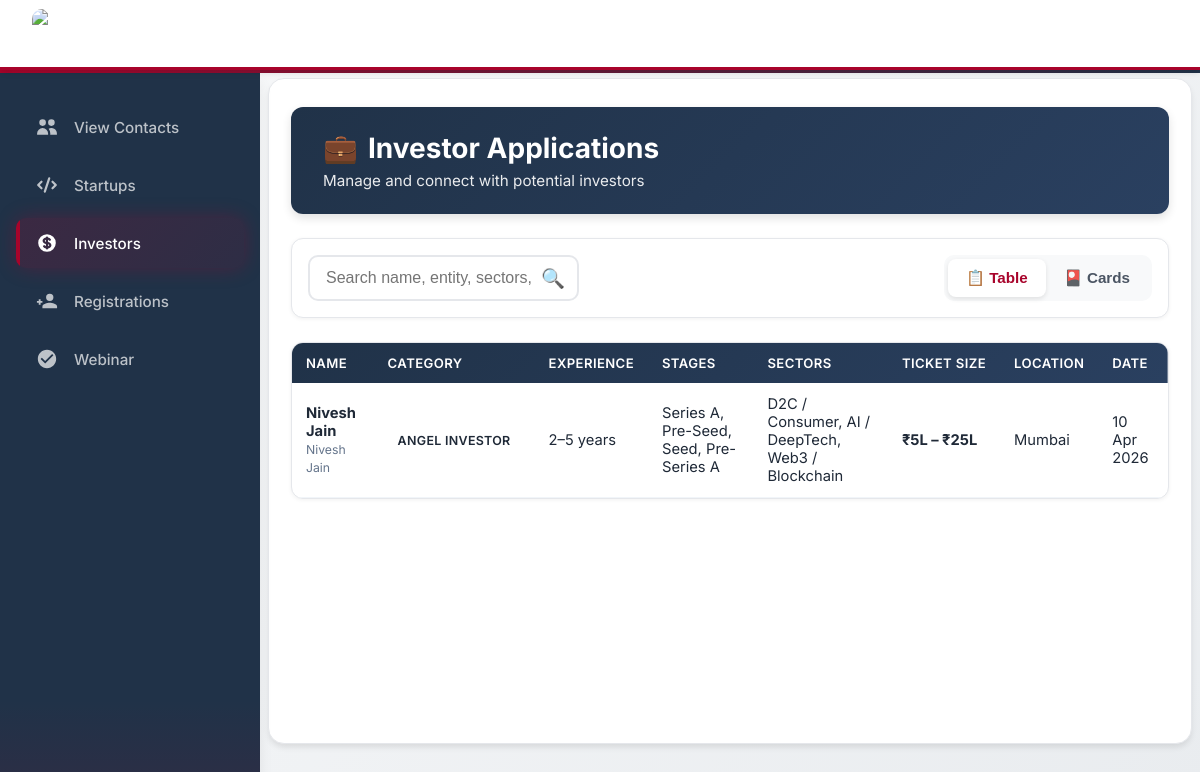
Page /investor_list on the earlier database version.
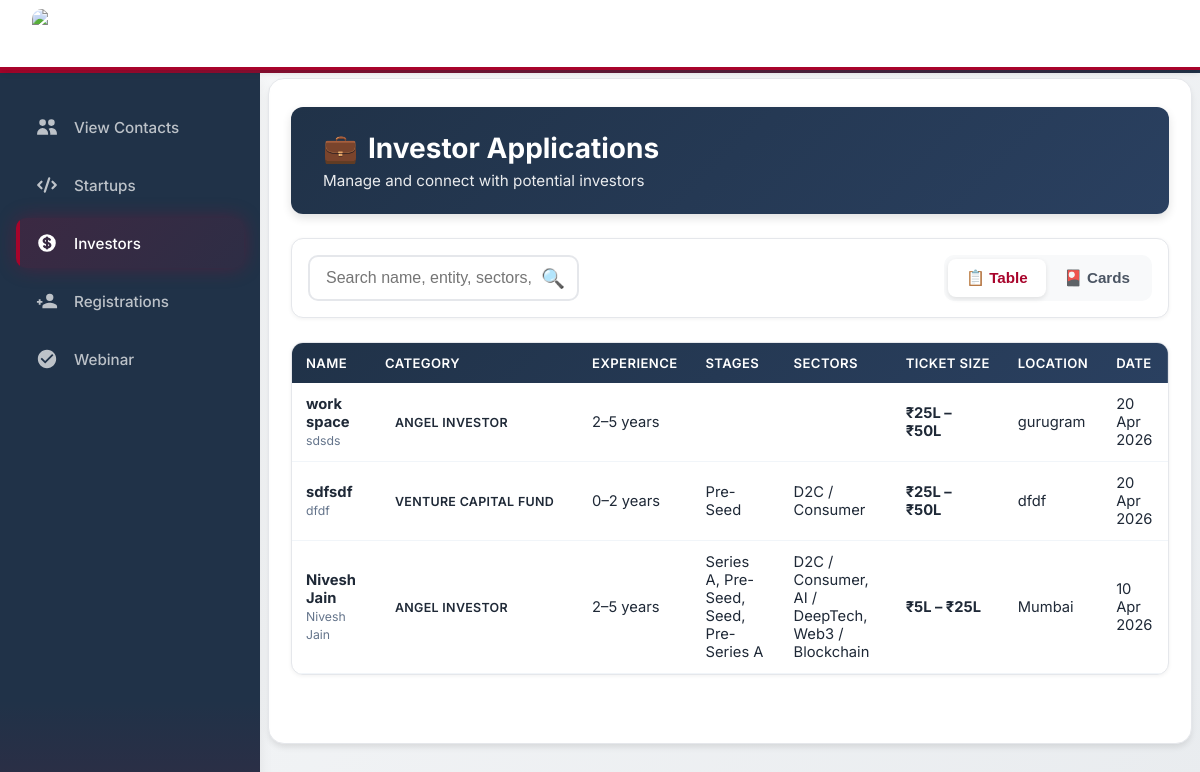
Same page on the later database version.
### AurexApp/models.py (models this page shows, shortened)
class InvestorApplication(models.Model):
    full_name = models.CharField(max_length=255)
    category = models.CharField(max_length=100)
    entity = models.CharField(max_length=255, blank=True)
    designation = models.CharField(max_length=255, blank=True)
    experience = models.CharField(max_length=50)
    email = models.EmailField()
    phone = models.CharField(max_length=20)
    linkedin = models.CharField(max_length=255, blank=True)
    city = models.CharField(max_length=100, blank=True)
    stages = models.JSONField(default=list)
    sectors = models.JSONField(default=list)
    geography = models.CharField(max_length=50)
    ticket = models.CharField(max_length=50)
    style = models.CharField(max_length=50)
    frequency = models.CharField(max_length=50)
    deployment = models.CharField(max_length=50)
    previous = models.CharField(max_length=10)
    count = models.CharField(max_length=50, blank=True)
    portfolio = models.TextField(blank=True)
    engagement = models.JSONField(default=list)
    involvement = models.CharField(max_length=50)
    motivation = models.JSONField(default=list)
    esg = models.TextField(blank=True)
    created_at = models.DateTimeField(auto_now_add=True)

### AurexApp/views.py (the view)
# urls.py: path("investor_list", investor_list, name="investor_list"),
def investor_list(request):
    investors = InvestorApplication.objects.all().order_by("-created_at")
    return render(request, "investor.html", {
        "investors": investors,
    })

### AurexApp/templates/investor.html (shortened to what this page needs)
{% extends "base.html" %}
{% block content %}
<div class="container">
    <div class="header">
        <div class="header-left">
            <h1><span>💼</span> Investor Applications</h1>
            <p>Manage and connect with potential investors</p>
        </div>
    </div>
    <div class="controls">
        <div class="search-box">
            <input type="text" id="searchInput" placeholder="Search name, entity, sectors, stages..." onkeyup="filterInvestors()">
            <span class="search-icon">🔍</span>
        </div>
        <div class="view-toggle">
            <button id="tableBtn" class="view-btn active" onclick="showTable()">📋 Table</button>
            <button id="gridBtn" class="view-btn" onclick="showGrid()">🎴 Cards</button>
        </div>
    </div>
    <div id="tableView">
        <div class="table-wrapper">
            <table id="investorTable">
                <thead>
                    <tr>
                        <th>Name</th>
                        <th>Category</th>
                        <th>Experience</th>
                        <th>Stages</th>
                        <th>Sectors</th>
                        <th>Ticket Size</th>
                        <th>Location</th>
                        <th>Date</th>
                    </tr>
                </thead>
                <tbody>
                    {% for i in investors %}
                    <tr onclick="window.location='{% url 'investor_detail' i.id %}'">
                        <td>
                            <strong>{{ i.full_name }}</strong>
                            {% if i.entity %}<br><small style="color:#64748b;">{{ i.entity }}</small>{% endif %}
                        </td>
                        <td>
                            <span class="badge badge-{{ i.category|lower|cut:' '|cut:'-' }}">
                                {{ i.category }}
                            </span>
                        </td>
                        <td>{{ i.experience|default:"—" }}</td>
                        <td>{{ i.stages|join:", " }}</td>
                        <td>{{ i.sectors|join:", " }}</td>
                        <td><strong>{{ i.ticket }}</strong></td>
                        <td>{{ i.city|default:"—" }}</td>
                        <td>{{ i.created_at|date:"d M Y" }}</td>
                    </tr>
                    {% endfor %}
                </tbody>
            </table>
        </div>
    </div>
</div>
{% endblock %}

Differences in the rows shown:
added InvestorApplication: full_name "work space", entity "sdsds", category "ANGEL INVESTOR", experience "2–5 years", ticket "₹25L – ₹50L", city "gurugram", created_at "20 Apr 2026"
added InvestorApplication: full_name "sdfsdf", entity "dfdf", category "VENTURE CAPITAL FUND", experience "0–2 years", stages "Pre-Seed", sectors "D2C / Consumer", ticket "₹25L – ₹50L", city "dfdf", created_at "20 Apr 2026"
